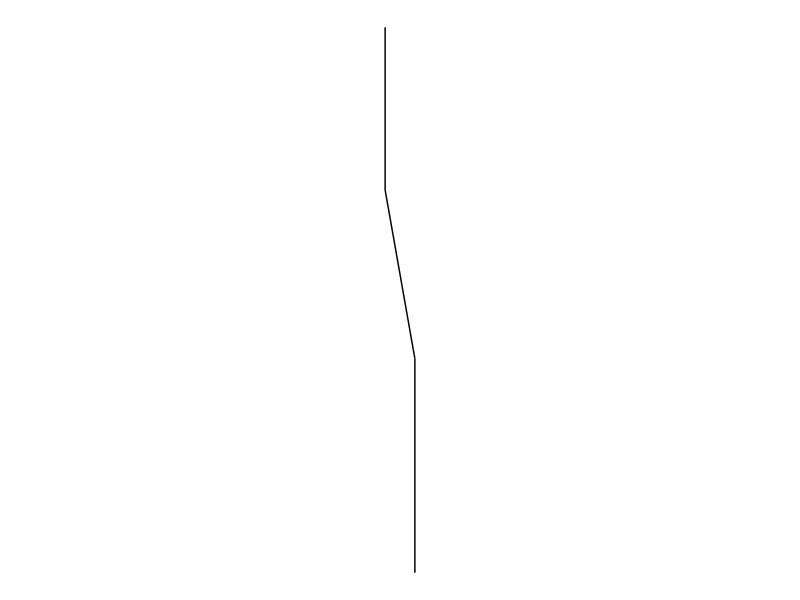

The R script that drew this image:

library(tidyverse)


# helper functions --------------------------------------------------------

radians <- function(degree) {
  2 * pi * degree / 360
}

# STAGE 4: we're going to need more "helper functions". I think of helpers
# as very simple functions that take only a couple of lines to write, but
# are useful for tidying the rest of the code!

adjust_scale <- function(s, scales) {
  s * sample(x = scales, size = length(s), replace = TRUE)
}

adjust_angle <- function(a, angles) {
  a + sample(x = angles, size = length(a), replace = TRUE)
}

adjust_x <- function(x, scale, angle) {
  x + scale * cos(radians(angle))
}

adjust_y <- function(y, scale, angle) {
  y + scale * sin(radians(angle))
}




# ashtree functions -------------------------------------------------------

# STAGE 2: add the grow_sapling() function...

grow_sapling <- function() {
  
  sapling <- tibble(
    old_x = 0,  # sapling grows from the origin
    old_y = 0,  # sapling grows from the origin
    new_x = 0,  # sapling doesn't grow horizontally
    new_y = 1,  # sapling does grow vertically
    angle = 90, # angle from horizontal is 90 degrees
    scale = 1,  # length of the sapling is 1
  )
  return(sapling)
}

# STAGE 5: create a function that takes a tibble "tips" as input, in which
# each row corresponds to one of the "tips" (terminal nodes) of the tree 
# and creates a new segment that extends from each such tip.


grow_from <- function(tips) {
  
  # parameter values
  all_scales <- c(.8, .9, .95)
  all_angles <- c(-10, -5, 5, 10, 20, 25)
  
  # mutate the tips tibble
  new_growth <- tips %>%
    mutate(
      scale = adjust_scale(scale, all_scales),      # change segment length
      angle = adjust_angle(angle, all_angles),      # change segment angle
      old_x = new_x,                                # begin where last seg ended
      old_y = new_y,                                # begin where last seg ended
      new_x = adjust_x(old_x, scale, angle),        # end where this seg ends!
      new_y = adjust_y(old_y, scale, angle)         # end where this seg ends!
    )
  return(new_growth)
}





# do stuff ----------------------------------------------------------------


# STAGE 3: structure our code so that all of our "ashtree" functions are
# defined up the top, before we do anything; also add code so that it 
# draws a picture!

set.seed(1)

# STAGE 6: let's call our new functions over and over...

# initialise
tree <- grow_sapling()
tips <- tree

# grow once
tips <- grow_from(tips)
tree <- bind_rows(tree, tips)

# grow again
tips <- grow_from(tips)
tree <- bind_rows(tree, tips)




pic <- ggplot(
  data = tree,
  mapping = aes(
    x = old_x, 
    y = old_y, 
    xend = new_x, 
    yend = new_y
  )
) + 
  geom_segment(show.legend = FALSE) + 
  theme_void() + 
  coord_equal()

plot(pic)
